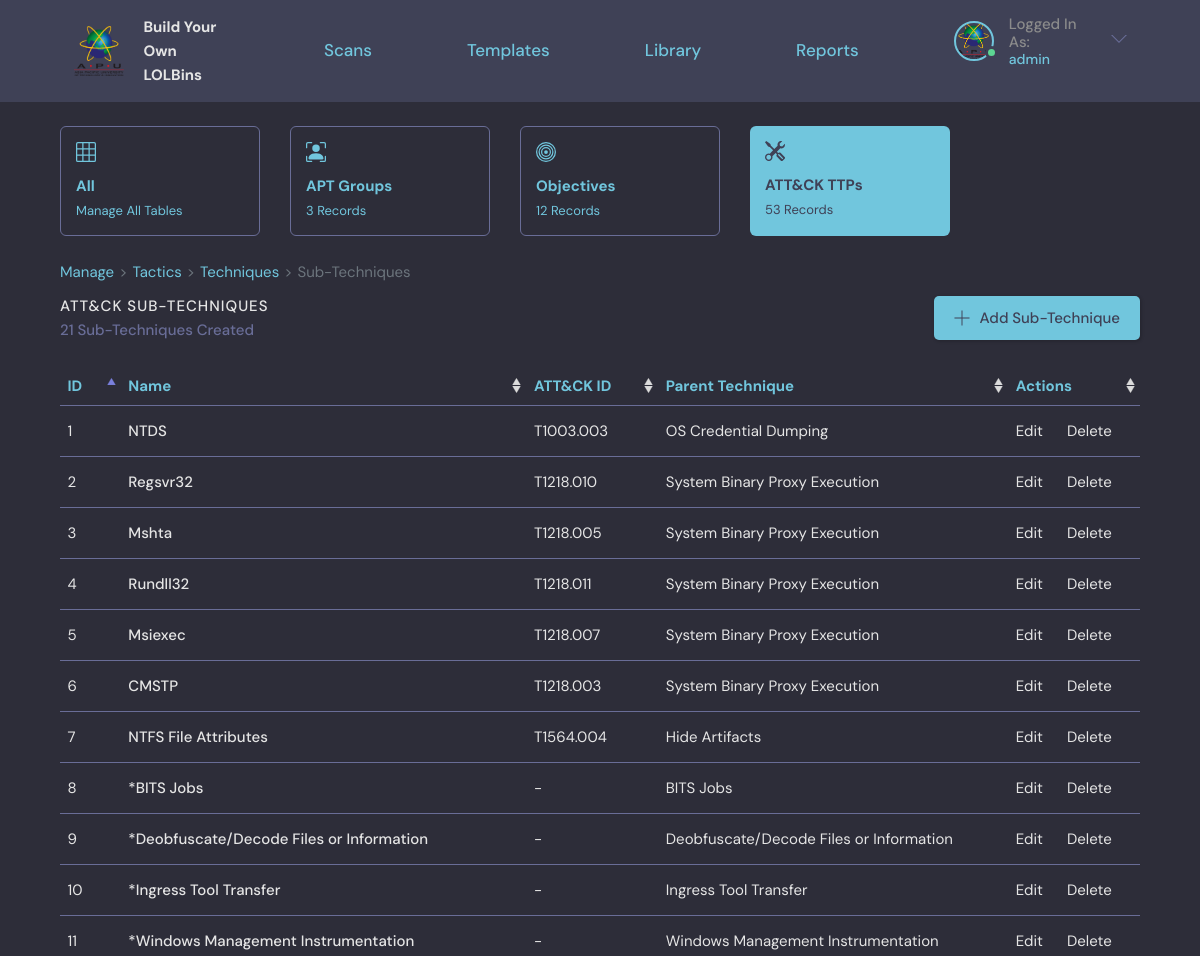
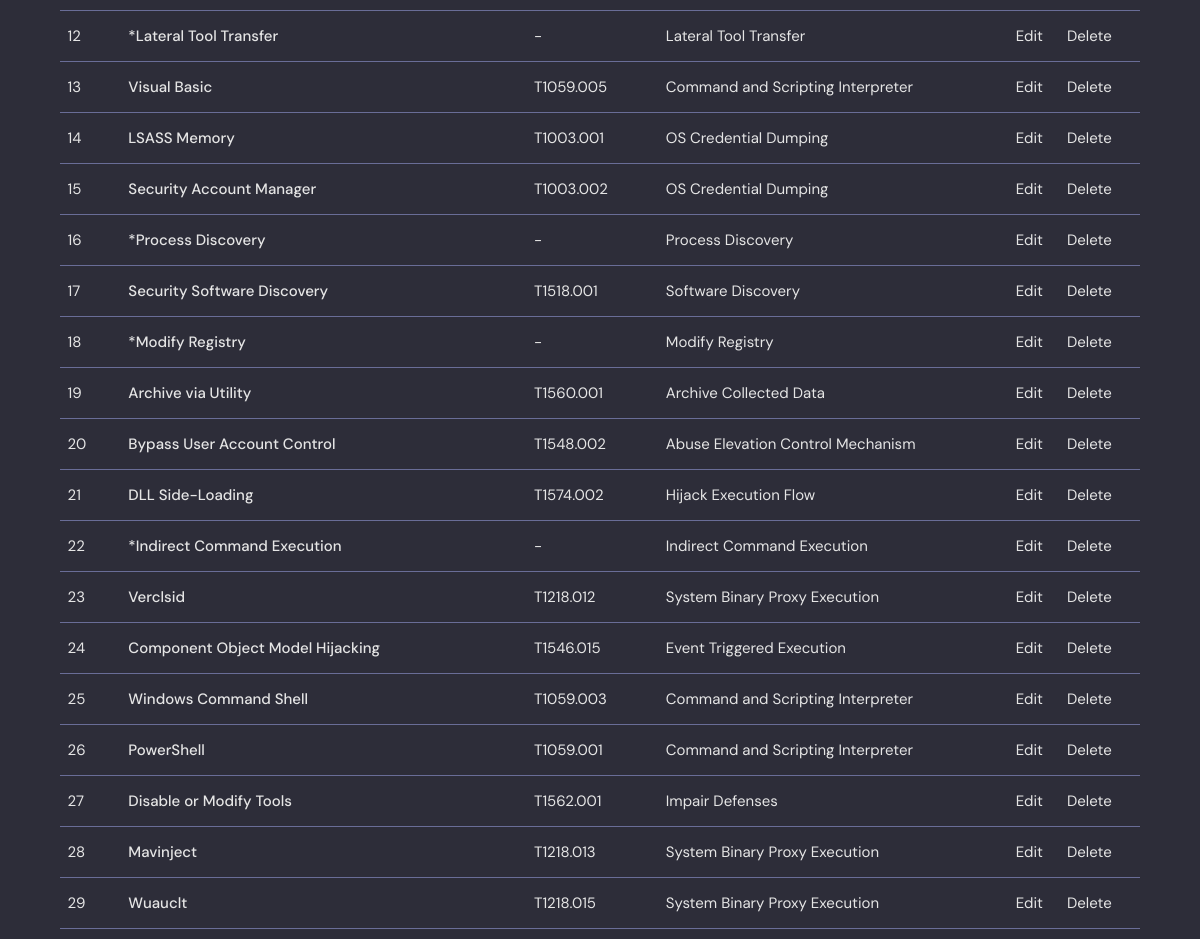
The page /attackSubTechnique/ (signed in) on the database its author committed (2 pictures, top to bottom).
### base/models.py (models this page shows, shortened)
class AttackSubTechnique(models.Model):
    name = models.CharField(max_length=50, default="New ATT&CK Sub-Technique")
    attackid = models.CharField("ATT&CK ID", max_length=4, default=".000")
    AttackTechnique = models.ForeignKey(AttackTechnique, on_delete=SET_NULL, null=True, verbose_name = u'Parent Technique')
    class Meta:
        verbose_name = 'ATT&CK Sub-Technique'

class AttackTechnique(models.Model):
    name = models.CharField(max_length=50, default="New ATT&CK Technique")
    attackid = models.CharField("ATT&CK ID", max_length=5, default="T0000")
    AttackTactic = models.ForeignKey(AttackTactic, on_delete=SET_NULL, null=True, verbose_name = u'Parent Tactic')
    class Meta:
        verbose_name = 'ATT&CK Technique'

### base/views.py (the view)
# urls.py: path('attackSubTechnique/', views.attackSubTechnique, name="attackSubTechnique"),
@login_required(login_url='login')
def attackSubTechnique(request):
    apts = APT.objects.all()
    apt_count = apts.count()
    objectives = Objective.objects.all()
    objective_count = objectives.count()
    attackTactics = AttackTactic.objects.all()
    attackTechniques = AttackTechnique.objects.all()
    attackSubTechniques = AttackSubTechnique.objects.all()
    exclusions = AttackSubTechnique.objects.exclude(attackid=".000")
    ttp_count = attackTactics.count() + attackTechniques.count() + exclusions.count()
    if request.user.is_superuser != 1:
        return redirect('forbidden')
    context = {'attackSubTechniques': attackSubTechniques, 'apt_count': apt_count, 'objective_count': objective_count, 'ttp_count': ttp_count, 'exclusions': exclusions}
    return render(request, 'base/attackSubTechnique.html', context)

### base/templates/base/attackSubTechnique.html (shortened to what this page needs)
{% extends 'main.html' %}
{% block content %}
{% load static %}
<main class="layout layout--2">
  <div class="container-column">
    <div class="roomList__cards">
        <a href="{% url 'manage' %}">
            <div class="admin-card">
                <div class="admin-card-contents">
                    <h4>All</h4>
                    <span>Manage All Tables</span>
                </div>
            </div>
        </a>
        <a href="{% url 'apt' %}">
            <div class="admin-card">
                <div class="admin-card-contents">
                    <h4>APT Groups</h4>
                    <span>{{apt_count}} Records</span>
                </div>
            </div>
        </a>
        <a href="{% url 'objective' %}">
            <div class="admin-card">
                <div class="admin-card-contents">
                    <h4>Objectives</h4>
                    <span>{{objective_count}} Records</span>
                </div>
            </div>
        </a>
        <a href="{% url 'attackTactic' %}">
            <div class="admin-card-selected">
                <div class="admin-card-contents">
                    <h4>ATT&CK TTPs</h4>
                    <span>{{ttp_count}} Records</span>
                </div>
            </div>
        </a>
    </div>
    <nav style="--bs-breadcrumb-divider: '>';" aria-label="breadcrumb">
        <ol class="breadcrumb">
          <li class="breadcrumb-item"><a href="{% url 'manage' %}">Manage</a></li>
          <li class="breadcrumb-item"><a href="{% url 'attackTactic' %}">Tactics</a></li>
          <li class="breadcrumb-item"><a href="{% url 'attackTechnique' %}">Techniques</a></li>
          <li class="breadcrumb-item active" aria-current="page">Sub-Techniques</li>
        </ol>
    </nav>
    <div class="roomList__header">
        <div>
            <h2>ATT&CK Sub-Techniques</h2>
            <p>{{exclusions.count}} Sub-Techniques Created</p>
        </div>
        <a class="btn btn--main" href="{% url 'new-attackSubTechnique' %}">
            <svg version="1.1" xmlns="http://www.w3.org/2000/svg" width="32" height="32" viewBox="0 0 32 32">
            <title>add</title>
            <path
                d="M16.943 0.943h-1.885v14.115h-14.115v1.885h14.115v14.115h1.885v-14.115h14.115v-1.885h-14.115v-14.115z"
            ></path>
            </svg>
            Add Sub-Technique
        </a>
    </div>
    <table id="attackSubTechniques-table" class="table">
        <thead>
            <tr>
                <th scope="col">ID</th>
                <th scope="col">Name</th>
                <th scope="col">ATT&CK ID</th>
                <th scope="col">Parent Technique</th>
                <th scope="col">Actions</th>
            </tr>
        </thead>
        <tbody>
            {% if attackSubTechniques.count != 0 %}
                {% for subTechnique in attackSubTechniques %}
                    <tr>
                        <td style="width: 6rem;">{{forloop.counter}}</td>
                        <td style="width: 40rem; font-weight: 500">
                            {% if subTechnique.attackid != '.000' %}
                                {{subTechnique.name}}
                            {% else %}
                                *{{subTechnique.name}}
                            {% endif %}
                        </td>
                        <td style="width: 13rem;">
                            {% if subTechnique.attackid != '.000' %}
                            {{subTechnique.AttackTechnique.attackid}}{{subTechnique.attackid}}
                            {% else %}
                                -
                            {% endif %}
                        </td>
                        <td>{{subTechnique.AttackTechnique.name}}</td>
                        <td style="width: 13rem;">
                            <a href="{% url 'update-attackSubTechnique' subTechnique.id %}" style="padding-right: 2rem">Edit</a>
                            <a href="{% url 'delete-attackSubTechnique' subTechnique.id %}">Delete</a>
                        </td>
                    </tr>
                {% endfor %}
            {% endif %}
        </tbody>
    </table>
  </div>
</main>
{% endblock content %}

### templates/navigationBar.html (shortened to what this page needs)
{% load static %}
<header class="header header--loggedIn">
  <div class="container">
    <a href="{% url 'home' %}" class="header__logo">
      <img src="{% static 'images/APU.png' %}" style="width:50px;height:50px;"/>
      <h1>
        Build Your<br>
        Own LOLBins
      </h1>
    </a>
    <a href="{% url 'home' %}" class="header__text">
      <h2>Scans</h2>
    </a>
    <a href="{% url 'template' %}" class="header__text">
      <h2>Templates</h2>
    </a>
    <a href="{% url 'library' %}" class="header__text">
      <h2>Library</h2>
    </a>
    <a href="{% url 'report' %}" class="header__text">
      <h2>Reports</h2>
    </a>
    <nav class="header__menu">
      {% if request.user.is_authenticated %}
          <div class="header__user">
            <a href="{% url 'user-profile' request.user.id%}">
                <div class="avatar avatar--medium active">
                <img src="{% static 'images/APU.png' %}" />
                </div>
                <p>Logged In As:<span>{{request.user}}</span></p>
            </a>
            <button class="dropdown-button">
                <svg version="1.1" xmlns="http://www.w3.org/2000/svg" width="32" height="32" viewBox="0 0 32 32">
                <title>chevron-down</title>
                <path d="M16 21l-13-13h-3l16 16 16-16h-3l-13 13z"></path>
                </svg>
            </button>
          </div>
      {% else %}
          <a href="{% url 'login' %}">
              <img src="{% static 'images/avatar.svg' %}" />
              <p>Login</p>
          </a>
      {% endif %}
    </nav>
  </div>
</header>

### rows shown on the page
AttackSubTechnique: name "NTDS", AttackTechnique.attackid "T1003", attackid ".003", AttackTechnique.name "OS Credential Dumping"
AttackSubTechnique: name "Regsvr32", AttackTechnique.attackid "T1218", attackid ".010", AttackTechnique.name "System Binary Proxy Execution"
AttackSubTechnique: name "Mshta", AttackTechnique.attackid "T1218", attackid ".005", AttackTechnique.name "System Binary Proxy Execution"
AttackSubTechnique: name "Rundll32", AttackTechnique.attackid "T1218", attackid ".011", AttackTechnique.name "System Binary Proxy Execution"
AttackSubTechnique: name "Msiexec", AttackTechnique.attackid "T1218", attackid ".007", AttackTechnique.name "System Binary Proxy Execution"
AttackSubTechnique: name "CMSTP", AttackTechnique.attackid "T1218", attackid ".003", AttackTechnique.name "System Binary Proxy Execution"
AttackSubTechnique: name "NTFS File Attributes", AttackTechnique.attackid "T1564", attackid ".004", AttackTechnique.name "Hide Artifacts"
AttackSubTechnique: name "BITS Jobs", AttackTechnique.name "BITS Jobs"
AttackSubTechnique: name "Deobfuscate/Decode Files or Information", AttackTechnique.name "Deobfuscate/Decode Files or Information"
AttackSubTechnique: name "Ingress Tool Transfer", AttackTechnique.name "Ingress Tool Transfer"
AttackSubTechnique: name "Windows Management Instrumentation", AttackTechnique.name "Windows Management Instrumentation"
AttackSubTechnique: name "Lateral Tool Transfer", AttackTechnique.name "Lateral Tool Transfer"
AttackSubTechnique: name "Visual Basic", AttackTechnique.attackid "T1059", attackid ".005", AttackTechnique.name "Command and Scripting Interpreter"
AttackSubTechnique: name "LSASS Memory", AttackTechnique.attackid "T1003", attackid ".001", AttackTechnique.name "OS Credential Dumping"
AttackSubTechnique: name "Security Account Manager", AttackTechnique.attackid "T1003", attackid ".002", AttackTechnique.name "OS Credential Dumping"
AttackSubTechnique: name "Process Discovery", AttackTechnique.name "Process Discovery"
AttackSubTechnique: name "Security Software Discovery", AttackTechnique.attackid "T1518", attackid ".001", AttackTechnique.name "Software Discovery"
AttackSubTechnique: name "Modify Registry", AttackTechnique.name "Modify Registry"
AttackSubTechnique: name "Archive via Utility", AttackTechnique.attackid "T1560", attackid ".001", AttackTechnique.name "Archive Collected Data"
AttackSubTechnique: name "Bypass User Account Control", AttackTechnique.attackid "T1548", attackid ".002", AttackTechnique.name "Abuse Elevation Control Mechanism"
AttackSubTechnique: name "DLL Side-Loading", AttackTechnique.attackid "T1574", attackid ".002", AttackTechnique.name "Hijack Execution Flow"
AttackSubTechnique: name "Indirect Command Execution", AttackTechnique.name "Indirect Command Execution"
AttackSubTechnique: name "Verclsid", AttackTechnique.attackid "T1218", attackid ".012", AttackTechnique.name "System Binary Proxy Execution"
AttackSubTechnique: name "Component Object Model Hijacking", AttackTechnique.attackid "T1546", attackid ".015", AttackTechnique.name "Event Triggered Execution"
AttackSubTechnique: name "Windows Command Shell", AttackTechnique.attackid "T1059", attackid ".003", AttackTechnique.name "Command and Scripting Interpreter"
AttackSubTechnique: name "PowerShell", AttackTechnique.attackid "T1059", attackid ".001", AttackTechnique.name "Command and Scripting Interpreter"
AttackSubTechnique: name "Disable or Modify Tools", AttackTechnique.attackid "T1562", attackid ".001", AttackTechnique.name "Impair Defenses"
AttackSubTechnique: name "Mavinject", AttackTechnique.attackid "T1218", attackid ".013", AttackTechnique.name "System Binary Proxy Execution"
AttackSubTechnique: name "Wuauclt", AttackTechnique.attackid "T1218", attackid ".015", AttackTechnique.name "System Binary Proxy Execution"

### other values the page prints
{{ request.user }} "admin"
{{ apt_count }} "3"
{{ objective_count }} "12"
{{ ttp_count }} "53"
{{ exclusions.count }} "21"
